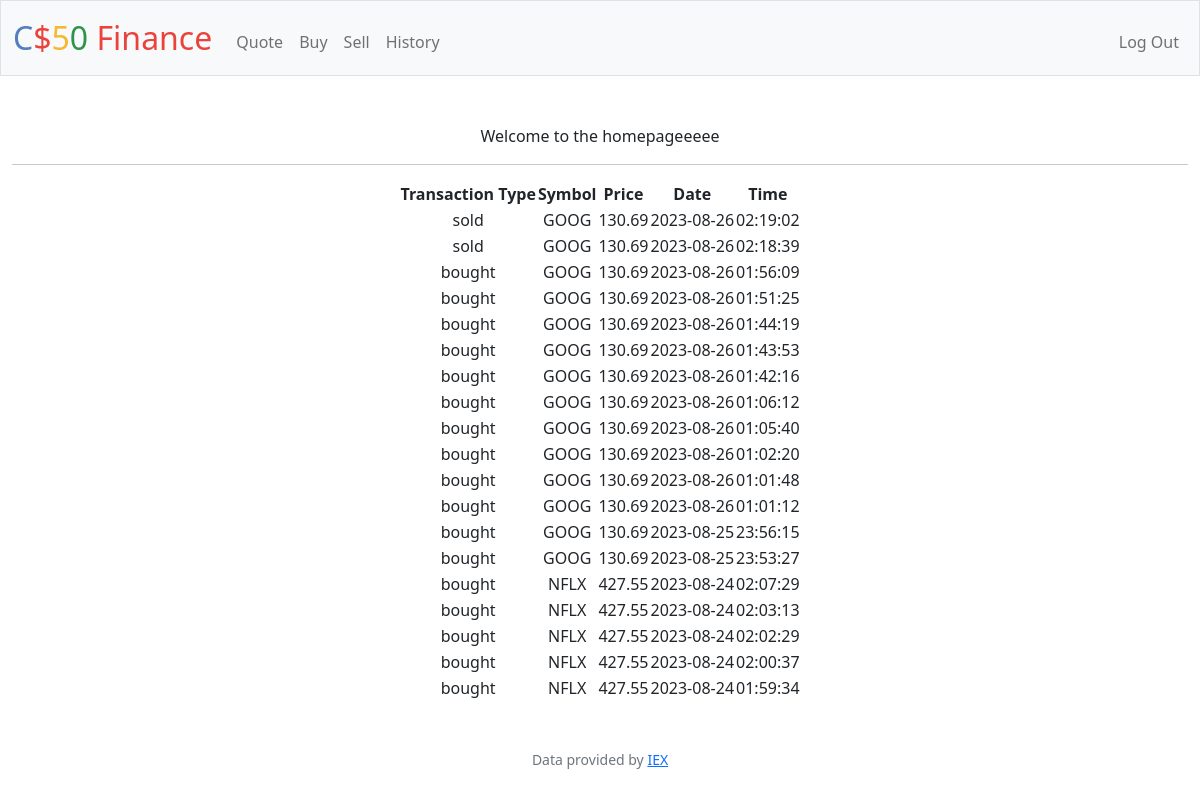
Screenshot of /history (signed in) with the database file from the repository.
### tables this page shows
CREATE TABLE 'transactions' ('trans_id' INTEGER PRIMARY KEY AUTOINCREMENT NOT NULL, 'user_id' INTEGER NOT NULL, 'date' DATETIME NOT NULL DEFAULT CURRENT_DATE, 'time' DATETIME NOT NULL DEFAULT CURRENT_TIME, 'symbol' TEXT NOT NULL, 'price' INTEGER NOT NULL, 'quantity' INTEGER NOT NULL, 'total' INTEGER NOT NULL, type TEXT NOT NULL DEFAULT 'None');

### app.py (the view)
@app.route("/history")
@login_required
def history():
    user = session.get("user_id")
    historyList = db.execute("SELECT type, symbol, price, date, time FROM transactions WHERE user_id = ? ORDER BY date DESC, time DESC", user)
    return render_template("history.html", historyList=historyList)

### app.py (called while the page is built)
@app.after_request
def after_request(response):
    response.headers["Cache-Control"] = "no-cache, no-store, must-revalidate"
    response.headers["Expires"] = 0
    response.headers["Pragma"] = "no-cache"
    return response

### helpers.py (called while the page is built)
def login_required(f):
    @wraps(f)
    def decorated_function(*args, **kwargs):
        if session.get("user_id") is None:
            return redirect("/login")
        return f(*args, **kwargs)
    return decorated_function

### templates/history.html (shortened to what this page needs)
{% extends "layout.html" %}
{% block main %}
   Welcome to the homepageeeee
   <hr>
   <table class="center">
        <tr>
            <th>Transaction Type</th>
            <th>Symbol</th>
            <th>Price</th>
            <th>Date</th>
            <th>Time</th>
        </tr>
        {% for row in historyList %}
        <tr>
            <td>{{ row['type'] }}</td>
            <td>{{ row['symbol'] }}</td>
            <td>{{ row['price'] }}</td>
            <td>{{ row['date'] }}</td>
            <td>{{ row['time'] }}</td>
        </tr>
        {% endfor %}
   </table>
{% endblock %}

### templates/layout.html (shortened to what this page needs)
<!DOCTYPE html>
<html lang="en">
    <head>
        <link href="https://cdn.jsdelivr.net/npm/bootstrap@5.1.3/dist/css/bootstrap.min.css" rel="stylesheet">
        <link href="/static/styles.css" rel="stylesheet">
    </head>
    <body>
        <nav class="bg-light border navbar navbar-expand-md navbar-light">
            <div class="container-fluid">
                <a class="navbar-brand" href="/"><span class="blue">C</span><span class="red">$</span><span class="yellow">5</span><span class="green">0</span> <span class="red">Finance</span></a>
                <div class="collapse navbar-collapse" id="navbar">
                    {% if session["user_id"] %}
                        <ul class="navbar-nav me-auto mt-2">
                            <li class="nav-item"><a class="nav-link" href="/quote">Quote</a></li>
                            <li class="nav-item"><a class="nav-link" href="/buy">Buy</a></li>
                            <li class="nav-item"><a class="nav-link" href="/sell">Sell</a></li>
                            <li class="nav-item"><a class="nav-link" href="/history">History</a></li>
                        </ul>
                        <ul class="navbar-nav ms-auto mt-2">
                            <li class="nav-item"><a class="nav-link" href="/logout">Log Out</a></li>
                        </ul>
                    {% else %}
                        <ul class="navbar-nav ms-auto mt-2">
                            <li class="nav-item"><a class="nav-link" href="/register">Register</a></li>
                            <li class="nav-item"><a class="nav-link" href="/login">Log In</a></li>
                        </ul>
                    {% endif %}
                </div>
            </div>
        </nav>
        <main class="container-fluid py-5 text-center">
            {% block main %}{% endblock %}
        </main>
        <footer class="mb-5 small text-center text-muted">
            Data provided by <a href="https://iexcloud.io/">IEX</a>
        </footer>
    </body>
</html>

### static/styles.css (style rules this page uses)
nav .navbar-brand { font-size: xx-large; }
nav .navbar-brand .blue { color: #537fbe; }
nav .navbar-brand .red { color: #ea433b; }
nav .navbar-brand .yellow { color: #f5b82e; }
nav .navbar-brand .green { color: #2e944b; }
.center { margin-left: auto; margin-right: auto; }

### rows the page displays
transactions: type "sold", symbol "GOOG", price "130.69", date "2023-08-26", time "02:19:02"
transactions: type "sold", symbol "GOOG", price "130.69", date "2023-08-26", time "02:18:39"
transactions: type "bought", symbol "GOOG", price "130.69", date "2023-08-26", time "01:56:09"
transactions: type "bought", symbol "GOOG", price "130.69", date "2023-08-26", time "01:51:25"
transactions: type "bought", symbol "GOOG", price "130.69", date "2023-08-26", time "01:44:19"
transactions: type "bought", symbol "GOOG", price "130.69", date "2023-08-26", time "01:43:53"
transactions: type "bought", symbol "GOOG", price "130.69", date "2023-08-26", time "01:42:16"
transactions: type "bought", symbol "GOOG", price "130.69", date "2023-08-26", time "01:06:12"
transactions: type "bought", symbol "GOOG", price "130.69", date "2023-08-26", time "01:05:40"
transactions: type "bought", symbol "GOOG", price "130.69", date "2023-08-26", time "01:02:20"
transactions: type "bought", symbol "GOOG", price "130.69", date "2023-08-26", time "01:01:48"
transactions: type "bought", symbol "GOOG", price "130.69", date "2023-08-26", time "01:01:12"
transactions: type "bought", symbol "GOOG", price "130.69", date "2023-08-25", time "23:56:15"
transactions: type "bought", symbol "GOOG", price "130.69", date "2023-08-25", time "23:53:27"
transactions: type "bought", symbol "NFLX", price "427.55", date "2023-08-24", time "02:07:29"
transactions: type "bought", symbol "NFLX", price "427.55", date "2023-08-24", time "02:03:13"
transactions: type "bought", symbol "NFLX", price "427.55", date "2023-08-24", time "02:02:29"
transactions: type "bought", symbol "NFLX", price "427.55", date "2023-08-24", time "02:00:37"
transactions: type "bought", symbol "NFLX", price "427.55", date "2023-08-24", time "01:59:34"
